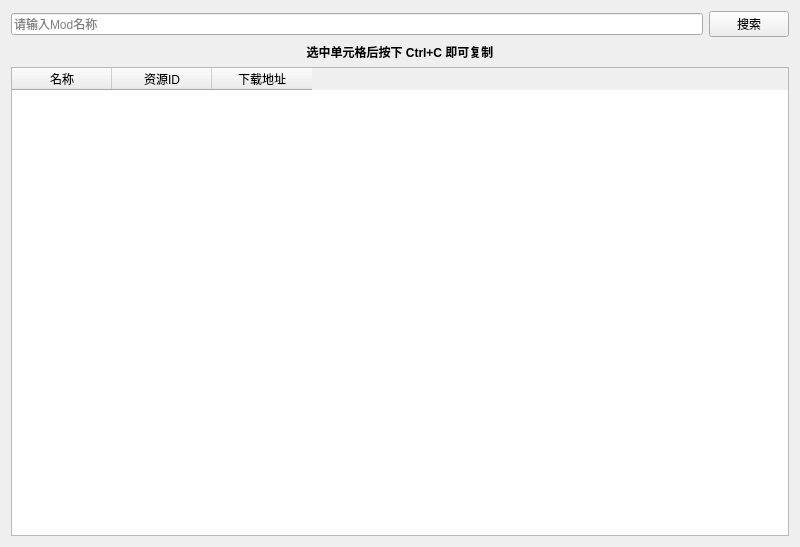
<?xml version="1.0" encoding="UTF-8"?>
<ui version="4.0">
 <class>search</class>
 <widget class="QWidget" name="search">
  <property name="geometry">
   <rect>
    <x>0</x>
    <y>0</y>
    <width>800</width>
    <height>547</height>
   </rect>
  </property>
  <property name="windowTitle">
   <string>Form</string>
  </property>
  <layout class="QVBoxLayout" name="verticalLayout">
   <item>
    <layout class="QHBoxLayout" name="horizontalLayout">
     <item>
      <widget class="QLineEdit" name="lnedit_input">
       <property name="placeholderText">
        <string>请输入Mod名称</string>
       </property>
      </widget>
     </item>
     <item>
      <widget class="QPushButton" name="pbtn_search">
       <property name="text">
        <string>搜索</string>
       </property>
      </widget>
     </item>
    </layout>
   </item>
   <item>
    <widget class="QLabel" name="label">
     <property name="text">
      <string>&lt;html&gt;&lt;head/&gt;&lt;body&gt;&lt;p&gt;&lt;span style=&quot; font-weight:700;&quot;&gt;选中单元格后按下 Ctrl+C 即可复制&lt;/span&gt;&lt;/p&gt;&lt;/body&gt;&lt;/html&gt;</string>
     </property>
     <property name="alignment">
      <set>Qt::AlignmentFlag::AlignCenter</set>
     </property>
    </widget>
   </item>
   <item>
    <widget class="QTableWidget" name="table_result">
     <attribute name="horizontalHeaderVisible">
      <bool>true</bool>
     </attribute>
     <attribute name="horizontalHeaderStretchLastSection">
      <bool>false</bool>
     </attribute>
     <attribute name="verticalHeaderStretchLastSection">
      <bool>false</bool>
     </attribute>
     <column>
      <property name="text">
       <string>名称</string>
      </property>
     </column>
     <column>
      <property name="text">
       <string>资源ID</string>
      </property>
     </column>
     <column>
      <property name="text">
       <string>下载地址</string>
      </property>
     </column>
    </widget>
   </item>
  </layout>
 </widget>
 <resources/>
 <connections/>
</ui>
